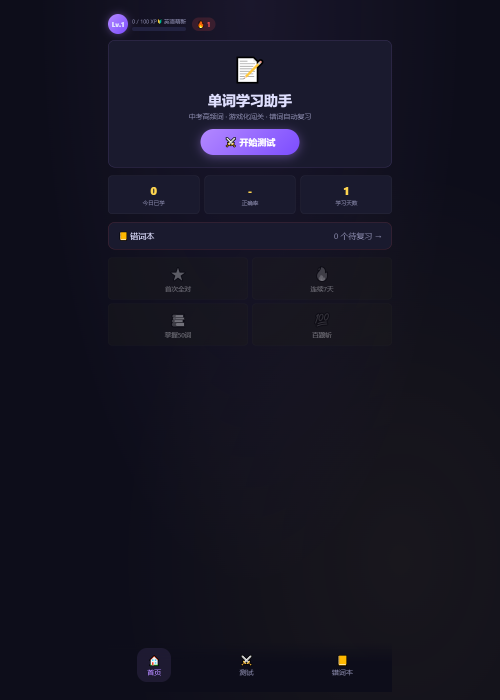
#> input picture 运营/英语单词闯关/素材/_cover_shot.png, 1000 x 1400 px (shown at 1/2 size)
$ python cover_podcast_collage.py
#> lines starting #> are read from the running program, lines starting #| are printed output that depends on the picture; after the words box and inside, x2 and y2 are one past the last pixel; in counts of white or black regions, pixels touching at a corner belong together
# -*- coding: utf-8 -*-
"""家长播客封面 v3：拼贴笔记风（拍立得照片卡 + 胶带 + 便签 + 红笔手绘 + 纸张颗粒）。
输出：封面_家长播客_小红书_1242x1660.png / 封面_家长播客_抖音视频号_1080x1920.png
"""
import os, numpy as np
from PIL import Image, ImageDraw, ImageFont, ImageFilter

HERE = os.path.dirname(os.path.abspath(__file__))
YHB = 'C:/Windows/Fonts/msyhbd.ttc'
KAI = 'C:/Windows/Fonts/simkai.ttf'
load = ImageFont.truetype
INK = '#221D18'; RED = '#C0392B'; GOLD = '#B8924A'; PAPER = '#F6F1E7'
SHOT = os.path.abspath(os.path.join(HERE, '..', '素材', '_cover_shot.png'))

def grain(img, alpha=10):
    n = (np.random.default_rng(3).integers(0, 255, (img.height, img.width), dtype=np.uint8))
    g = Image.fromarray(n, 'L').filter(ImageFilter.GaussianBlur(0.4))
    overlay = Image.merge('RGBA', [g.point(lambda v: 128)]*3 + [g.point(lambda v: alpha)])
    return Image.alpha_composite(img.convert('RGBA'), overlay).convert('RGB')

def shadow_paste(base, layer, mask, pos, angle, blur=14, dy=18):
    sh = Image.new('RGBA', layer.size, (30, 25, 18, 255))
    sh.putalpha(mask.point(lambda v: int(v * 0.55)))
    sh = sh.rotate(angle, expand=True, resample=Image.BICUBIC)
    sh = sh.filter(ImageFilter.GaussianBlur(blur))
    base.alpha_composite(sh, (pos[0]-6, pos[1]+dy))
    l = layer.convert('RGBA'); l.putalpha(mask)
    l = l.rotate(angle, expand=True, resample=Image.BICUBIC)
    base.alpha_composite(l, pos)

def tape(base, cx, cy, w, h, color=(201,162,75), alpha=150, angle=-6):
    color = tuple(color) + (alpha,) if len(color) == 3 else tuple(color)
    tp = Image.new('RGBA', (int(w), int(h)), color)
    tp = tp.rotate(angle, expand=True, resample=Image.BICUBIC)
    base.alpha_composite(tp, (int(cx - tp.width/2), int(cy - tp.height/2)))

def build(W, H, cfg):
    img = Image.new('RGB', (W, H), PAPER)
    d = ImageDraw.Draw(img)
    step = int(W / 12)
    for gx in range(step, W, step):
        d.line([(gx, 0), (gx, H)], fill='#EDE6D6', width=1)
    for gy in range(step, H, step):
        d.line([(0, gy), (W, gy)], fill='#EFE9DA', width=1)
    img = grain(img, alpha=9).convert('RGBA')
    d = ImageDraw.Draw(img)

    f_chip = load(YHB, cfg['chip'])
    chip = 'fineSTEM 课堂 · 家长播客 第 1 期'
    cw = d.textlength(chip, font=f_chip)
    y0 = cfg['chip_y']
    d.rounded_rectangle([(W-cw)/2-30, y0, (W+cw)/2+30, y0+52], 26, outline=GOLD, width=3)
    d.text(((W-cw)/2, y0+10), chip, font=f_chip, fill=GOLD)

    f1 = load(YHB, cfg['t1'])
    t1 = '一家人'
    d.text(((W-d.textlength(t1, font=f1))/2, cfg['t1y']), t1, font=f1, fill=INK)
    f2 = load(YHB, cfg['t2'])
    t2 = '一起学英语'
    w2 = d.textlength(t2, font=f2)
    x2 = (W-w2)/2
    y2 = cfg['t2y']
    d.text((x2, y2), t2, font=f2, fill=INK)
    for k, (dx, dy, wd) in enumerate([(0,0,8), (6,4,5)]):
        d.ellipse([x2-26+dx, y2-12+dy, x2+d.textlength('一起', font=f2)+26+dx, y2+cfg['t2']*1.02+dy],
                  outline=(192,57,43,235-k*40), width=wd)

    ph_w, ph_h = cfg['ph']
    shot = Image.open(SHOT).convert('RGB')
    crop = shot.crop((0, 60, 1000, 60 + int(1000*(ph_h-24)/ph_w)))
    inner = crop.resize((ph_w-24, ph_h-24))
    card = Image.new('RGB', (ph_w, ph_h), '#FFFFFF')
    card.paste(inner, (12, 12))
    dm = ImageDraw.Draw(card)
    dm.text((16, ph_h-46), '英语单词闯关 · 学员作品', font=load(YHB, int(cfg['note1']*0.8)), fill='#8a8175')
    pmask = Image.new('L', (ph_w, ph_h), 0)
    ImageDraw.Draw(pmask).rounded_rectangle([0, 0, ph_w-1, ph_h-1], 10, fill=255)
    px, py = cfg['ph_pos']
    shadow_paste(img, card, pmask, (px, py), cfg['ph_angle'])
    tape(img, px + ph_w*0.24, py + 6, cfg['tape_w'], 56, (201,162,75,150), angle=-8)

    st_w, st_h = cfg['st']
    sticky = Image.new('RGB', (st_w, st_h), '#FBEFC9')
    sd = ImageDraw.Draw(sticky)
    sd.text((int(st_w*0.10), int(st_h*0.14)), '连对 3 次', font=load(KAI, cfg['note1']), fill='#7a3b2e')
    sd.text((int(st_w*0.10), int(st_h*0.14)+int(cfg['note1']*1.35)), '→ 毕业', font=load(KAI, cfg['note1']), fill='#7a3b2e')
    sd.line([int(st_w*0.10), int(st_h*0.62), int(st_w*0.72), int(st_h*0.62)], fill=RED, width=4)
    sd.text((int(st_w*0.10), int(st_h*0.70)), '忘了就再约一次', font=load(KAI, int(cfg['note1']*0.82)), fill='#8a6d3b')
    smask = Image.new('L', (st_w, st_h), 0)
    ImageDraw.Draw(smask).rounded_rectangle([0, 0, st_w-1, st_h-1], 8, fill=255)
    sx, sy = cfg['st_pos']
    shadow_paste(img, sticky, smask, (sx, sy), cfg['st_angle'], blur=10, dy=10)
    tape(img, sx + st_w/2, sy - 4, cfg['tape_w']*0.7, 40, (234,140,120,150), angle=5)

    f_l = load(YHB, cfg['list'])
    items = ['① 一起看：字幕三步，一集看十遍',
             '② 一起说：家庭英语角，每晚 15 分钟',
             '③ 一起背：连对三次，单词才能毕业']
    iy = cfg['list_y']
    for it in items:
        d.text((int(W*0.10), iy), it, font=f_l, fill=INK)
        iy += cfg['list_gap']
    f_b = load(YHB, cfg['foot'])
    foot = '爸妈不用先学会 · 教练不用比运动员游得快'
    d.text(((W-d.textlength(foot, font=f_b))/2, H-int(cfg['foot'])-52), foot, font=f_b, fill='#6f675a')
    return img.convert('RGBA')

out_dir = os.path.abspath(os.path.join(HERE, '..'))
img = build(1242, 1660, dict(chip=30, chip_y=64, t1=140, t1y=168, t2=168, t2y=352,
    ph=(620, 470), ph_pos=(96, 620), ph_angle=-3.2, tape_w=170,
    st=(330, 300), st_pos=(830, 900), st_angle=5, note1=44,
    list=38, list_y=1150, list_gap=74, foot=30))
#> in grain, `g = Image.fromarray(n, 'L').filter(ImageFilter.GaussianBlur(0.4))`:
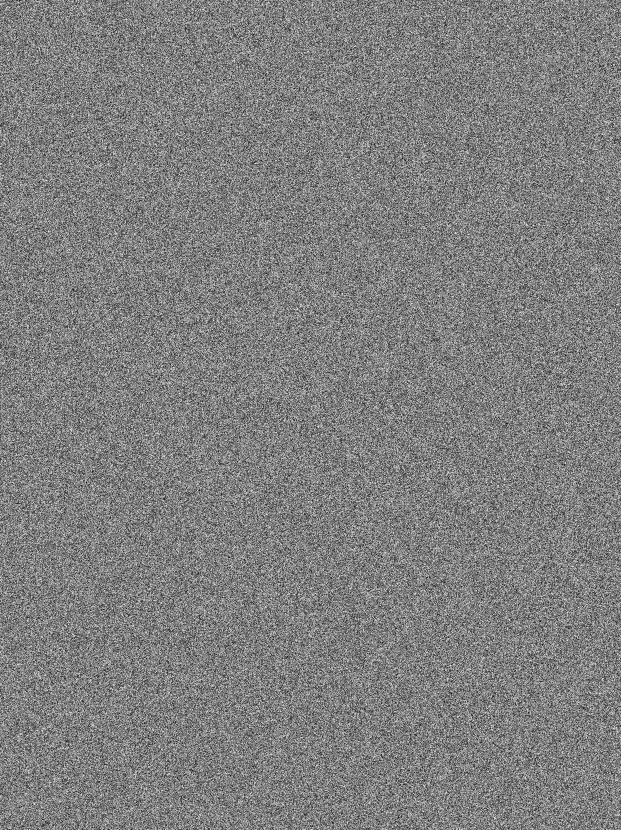
#> g: PIL image 1242x1660 L (shown at 1/2 size); min 5, max 248, mean 127
#> in build, `cw = d.textlength(chip, font=f_chip)`: cw = 368.4
#> in build, `w2 = d.textlength(t2, font=f2)`: w2 = 504.1
#> in build, `x2 = (W-w2)/2`: x2 = 369
#> in build, shot is the input picture: PIL image 1000x1400 RGB; mean R, G, B 21.5, 20.3, 34.2
#> in build, `card = Image.new('RGB', (ph_w, ph_h), '#FFFFFF')`: card: PIL image 620x470 RGB; every value is 255
#> in build, `pmask = Image.new('L', (ph_w, ph_h), 0)`: pmask: PIL image 620x470 L; every value is 0
#> in build, `ImageDraw.Draw(pmask).rounded_rectangle([0, 0, ph_w-1, ph_h-1], 10, fi..`:
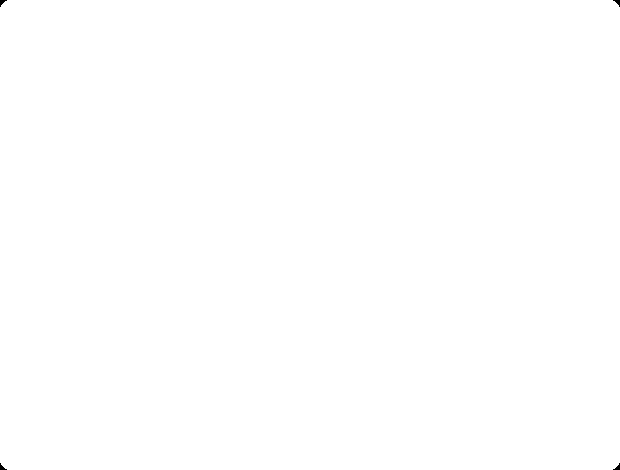
#> pmask: PIL image 620x470 L; 100% white; 4 black regions, box (x1, y1, x2, y2) and area: (0, 0, 7, 7) 23, (613, 0, 620, 7) 23, (0, 463, 7, 470) 23, (613, 463, 620, 470) 23
#> in build, `smask = Image.new('L', (st_w, st_h), 0)`: smask: PIL image 330x300 L; every value is 0
#> in build, `ImageDraw.Draw(smask).rounded_rectangle([0, 0, st_w-1, st_h-1], 8, fil..`: smask: PIL image 330x300 L; 99.9% white; 4 black regions (4 under 20 px)
#> call 2 of shadow_paste, with pos = (830, 900), angle = 5, blur = 10, dy = 10
#> in shadow_paste (call 2), `base.alpha_composite(l, pos)`:
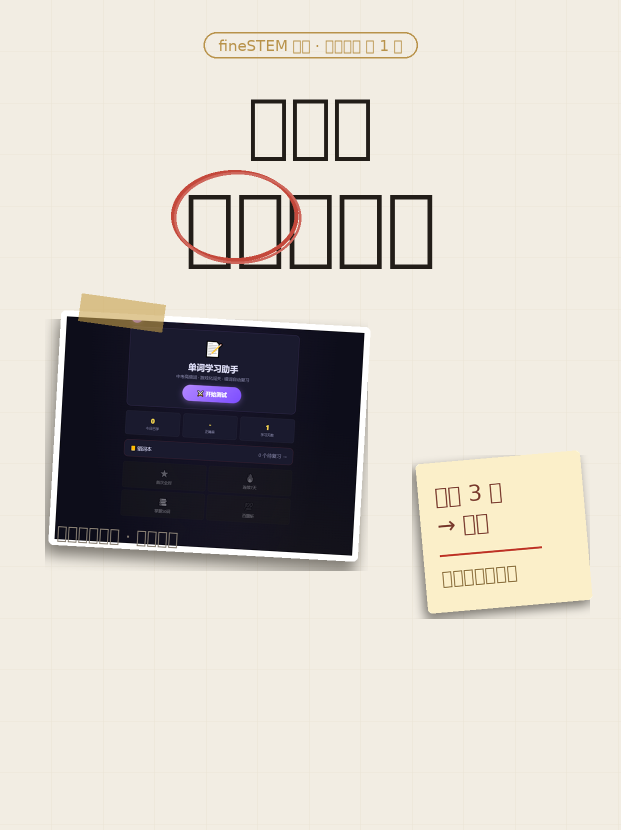
#> base: PIL image 1242x1660 RGBA (shown at 1/2 size); mean R, G, B, A 209.9, 204.3, 196.1, 254.9; transparent parts drawn white
#> call 2 of tape, with cx = 995, cy = 896, w = 119, h = 40, color = (234, 140, 120, 150), alpha = 150, angle = 5
#> in tape (call 2), `tp = tp.rotate(angle, expand=True, resample=Image.BICUBIC)`:
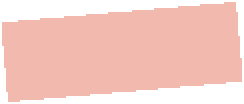
#> tp: PIL image 122x52 RGBA (shown 2 times larger); mean R, G, B, A 174, 103.3, 89.2, 111.5; transparent parts drawn white
#> after the loop in build, `for it in items:`: iy = 1372
img.save(os.path.join(out_dir, '封面_家长播客_小红书_1242x1660.png'))
print('xhs saved')

img = build(1080, 1920, dict(chip=28, chip_y=78, t1=130, t1y=196, t2=158, t2y=388,
    ph=(600, 500), ph_pos=(70, 640), ph_angle=-3.2, tape_w=160,
    st=(320, 292), st_pos=(760, 980), st_angle=5, note1=42,
    list=36, list_y=1330, list_gap=70, foot=28))
#> call 2 of build, with W = 1080, H = 1920
#> in build (call 2), `img = Image.new('RGB', (W, H), PAPER)`:
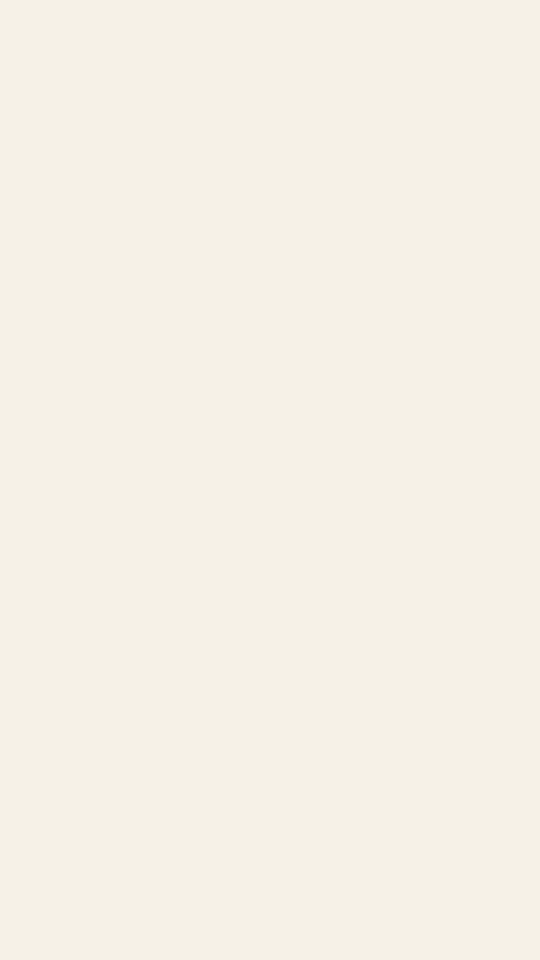
#> img: PIL image 1080x1920 RGB (shown at 1/2 size); mean R, G, B 246, 241, 231
#> call 2 of grain, with alpha = 9
#> in grain (call 2), `g = Image.fromarray(n, 'L').filter(ImageFilter.GaussianBlur(0.4))`:
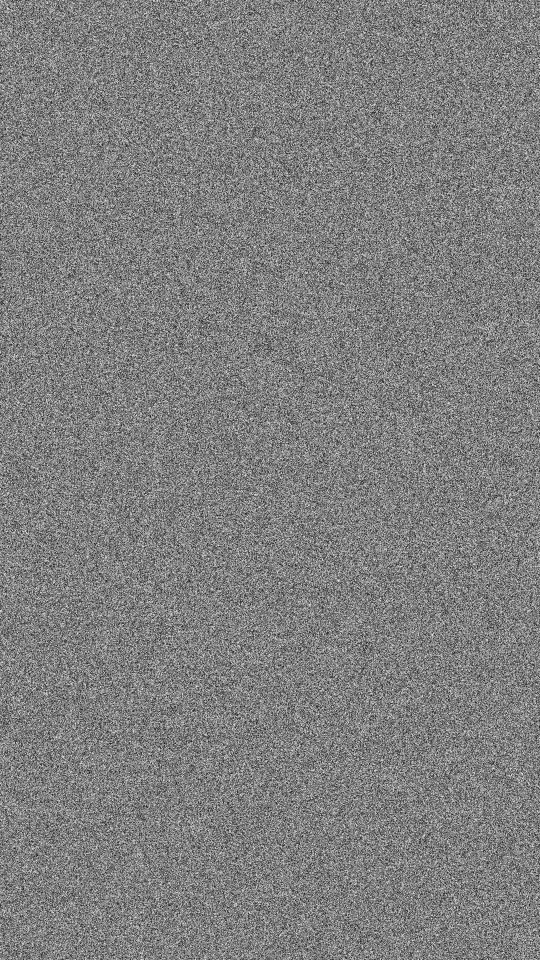
#> g: PIL image 1080x1920 L (shown at 1/2 size); min 6, max 249, mean 127
#> in build (call 2), `cw = d.textlength(chip, font=f_chip)`: cw = 343.9
#> in build (call 2), `w2 = d.textlength(t2, font=f2)`: w2 = 474.1
#> in build (call 2), `x2 = (W-w2)/2`: x2 = 303
#> in build (call 2), `crop = shot.crop((0, 60, 1000, 60 + int(1000*(ph_h-24)/ph_w)))`:
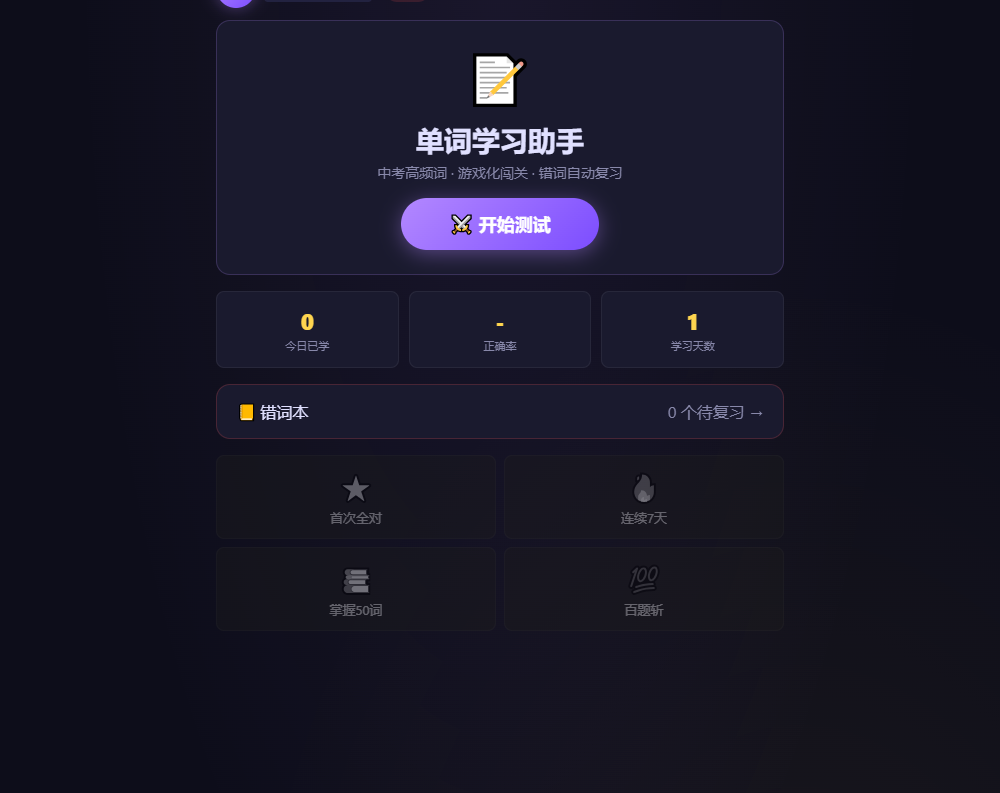
#> crop: PIL image 1000x793 RGB; mean R, G, B 23.5, 22.3, 38.2
#> after the loop in build (call 2), `for it in items:`: iy = 1540
img.save(os.path.join(out_dir, '封面_家长播客_抖音视频号_1080x1920.png'))
print('douyin saved')
